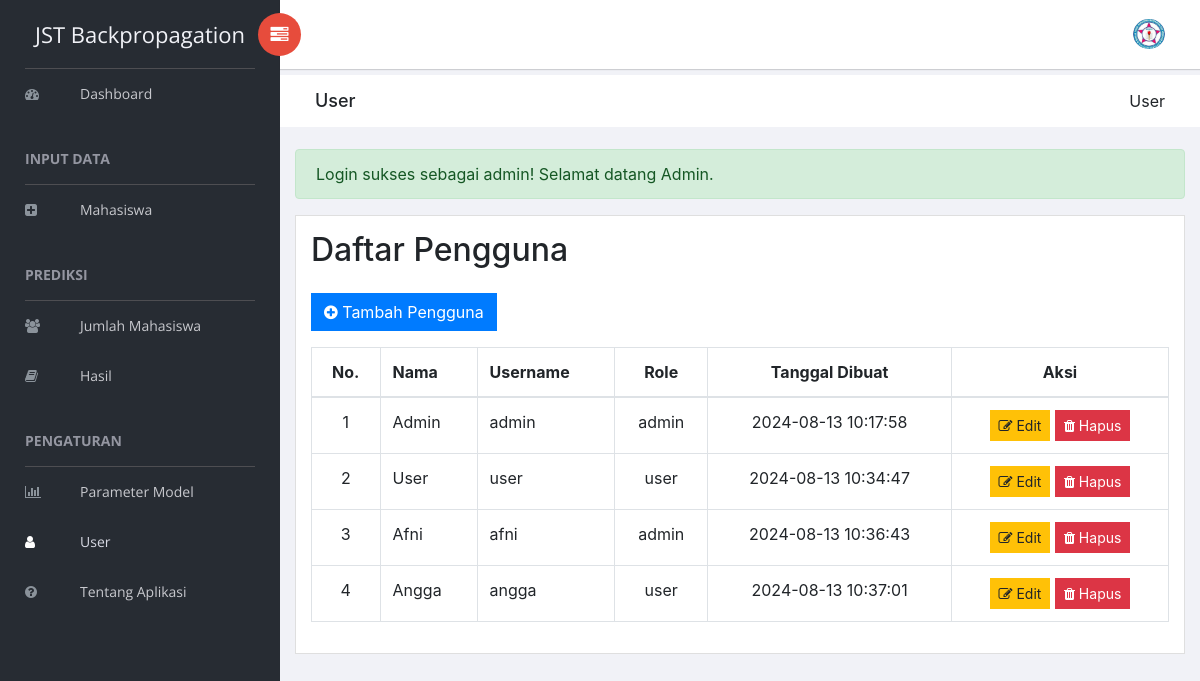
Screenshot of /user.php (signed in) with the database file from the repository.
### tables this page shows
CREATE TABLE `users` (
  `id` int(11) NOT NULL,
  `nama` varchar(255) NOT NULL,
  `username` varchar(255) NOT NULL,
  `password` varchar(255) NOT NULL,
  `role` varchar(50) NOT NULL,
  `created_at` timestamp NOT NULL DEFAULT current_timestamp()
);

### user.php (the view, shortened to what this page needs)
<?php
require 'dbKoneksi.php';
$sql = "SELECT * FROM users";
$result = $conn->query($sql);
?>
<!doctype html>
<html class="no-js" lang="en">
<head>
    <link rel="stylesheet" href="vendors/bootstrap/dist/css/bootstrap.min.css">
    <link rel="stylesheet" href="vendors/font-awesome/css/font-awesome.min.css">
    <link rel="stylesheet" href="vendors/themify-icons/css/themify-icons.css">
    <link rel="stylesheet" href="vendors/flag-icon-css/css/flag-icon.min.css">
    <link rel="stylesheet" href="vendors/selectFX/css/cs-skin-elastic.css">
    <link rel="stylesheet" href="vendors/datatables.net-bs4/css/dataTables.bootstrap4.min.css">
    <link rel="stylesheet" href="vendors/datatables.net-buttons-bs4/css/buttons.bootstrap4.min.css">
    <link rel="stylesheet" href="assets/css/style.css">
</head>
<body>
    <?php include 'sidebar.php'; ?>
    <div id="right-panel" class="right-panel">
        <?php include 'header.php'; ?>
        <div class="breadcrumbs">
            <div class="col-sm-4">
                <div class="page-header float-left">
                    <div class="page-title">
                        <h1>User</h1>
                    </div>
                </div>
            </div>
            <div class="col-sm-8">
                <div class="page-header float-right">
                    <div class="page-title">
                        <ol class="breadcrumb text-right">
                            <li class="active">User</li>
                        </ol>
                    </div>
                </div>
            </div>
        </div>
        <div class="content mt-3">
            <div class="row">
                <div class="col-lg-12">
                    <?php if (isset($_SESSION['success'])) : ?>
                        <div class="alert alert-success" role="alert">
                            <?php
                            echo $_SESSION['success'];
                            ?>
                        </div>
                    <?php endif; ?>
                </div>
                <div class="col-lg-12">
                    <div class="card">
                        <div class="card-body">
                            <h2 class="mb-4">Daftar Pengguna</h2>
                            <a href="tambahUser.php" class="btn btn-primary mb-3"><i class="fa fa-plus-circle"></i> Tambah Pengguna</a>
                            <div class="table-responsive">
                                <table class="table table-bordered">
                                    <thead>
                                        <tr>
                                            <th class="text-center">No.</th>
                                            <th>Nama</th>
                                            <th>Username</th>
                                            <th class="text-center">Role</th>
                                            <th class="text-center">Tanggal Dibuat</th>
                                            <th class="text-center">Aksi</th>
                                        </tr>
                                    </thead>
                                    <tbody>
                                        <?php if ($result->num_rows > 0): ?>
                                            <?php $no = 1; ?>
                                            <?php while ($row = $result->fetch_assoc()): ?>
                                                <tr>
                                                    <td class="text-center"><?= $no++ ?></td>
                                                    <td><?= $row['nama'] ?></td>
                                                    <td><?= $row['username'] ?></td>
                                                    <td class="text-center"><?= $row['role'] ?></td>
                                                    <td class="text-center"><?= $row['created_at'] ?></td>
                                                    <td class="text-center">
                                                        <a href="editUser.php?id=<?= $row['id'] ?>" class="btn btn-warning btn-sm"><i class="fa fa-edit"></i> Edit</a>
                                                        <a href="deleteUser.php?id=<?= $row['id'] ?>" class="btn btn-danger btn-sm" onclick="return confirm('Yakin ingin menghapus pengguna ini?')"><i class="fa fa-trash"></i> Hapus</a>
                                                    </td>
                                                </tr>
                                            <?php endwhile; ?>
                                        <?php else: ?>
                                            <tr>
                                                <td colspan='6' class='text-center'>Tidak ada data</td>
                                            </tr>
                                        <?php endif; ?>
                                    </tbody>
                                </table>
                            </div>
                        </div>
                    </div>
                </div>
            </div>
        </div>
    </div>
</body>
</html>

### sidebar.php (shortened to what this page needs)
<?php
$current_page = basename($_SERVER['PHP_SELF']);
$role = isset($_SESSION['role']) ? $_SESSION['role'] : 'user';
?>
<aside id="left-panel" class="left-panel">
    <nav class="navbar navbar-expand-sm navbar-default">
        <div class="navbar-header">
            <a class="navbar-brand" href="dashboard.php">JST Backpropagation</a>
        </div>
        <div id="main-menu" class="main-menu collapse navbar-collapse">
            <ul class="nav navbar-nav">
                <li class="<?php echo $current_page == 'dashboard.php' ? 'active' : ''; ?>">
                    <a href="dashboard.php"> <i class="menu-icon fa fa-dashboard"></i>Dashboard</a>
                </li>
                <?php if ($role == 'admin') : ?>
                    <h3 class="menu-title">Input Data</h3>
                    <li class="<?php echo $current_page == 'tambahMahasiswa.php' ? 'active' : ''; ?>">
                        <a href="tambahMahasiswa.php"> <i class="menu-icon fa fa-plus-square"></i>Mahasiswa</a>
                    </li>
                <?php endif; ?>
                <h3 class="menu-title">Prediksi</h3>
                <li class="<?php echo $current_page == 'prediksiMahasiswa.php' ? 'active' : ''; ?>">
                    <a href="prediksiMahasiswa.php"> <i class="menu-icon fa fa-users"></i>Jumlah Mahasiswa</a>
                </li>
                <?php if ($role == 'admin') : ?>
                    <li class="<?php echo $current_page == 'laporan.php' ? 'active' : ''; ?>">
                        <a href="laporan.php"> <i class="menu-icon fa fa-book"></i>Hasil</a>
                    </li>
                <?php endif; ?>
                <?php if ($role == 'admin') : ?>
                <h3 class="menu-title">Pengaturan</h3>
                    <li class="<?php echo $current_page == 'parameterModel.php' ? 'active' : ''; ?>">
                        <a href="parameterModel.php"> <i class="menu-icon fa fa-bar-chart"></i>Parameter Model</a>
                    </li>
                    <li class="<?php echo $current_page == 'user.php' ? 'active' : ''; ?>">
                        <a href="user.php"> <i class="menu-icon fa fa-user"></i>User</a>
                    </li>
                <?php endif; ?>
                <li class="<?php echo $current_page == 'tentang.php' ? 'active' : ''; ?>">
                    <a href="tentang.php"> <i class="menu-icon fa fa-question-circle"></i>Tentang Aplikasi</a>
                </li>
            </ul>
        </div>
    </nav>
</aside>

### header.php (shortened to what this page needs)
<header id="header" class="header">
    <div class="header-menu">
        <div class="col-sm-7">
            <a id="menuToggle" class="menutoggle pull-left"><i class="fa fa fa-tasks"></i></a>
        </div>
        <div class="col-sm-5">
            <div class="user-area dropdown float-right">
                <a href="#" class="dropdown-toggle" data-toggle="dropdown" aria-haspopup="true" aria-expanded="false">
                    <img class="user-avatar rounded-circle" src="images/admin.jpg" alt="User Avatar">
                </a>
            </div>
        </div>
    </div>
</header>

### header.php (style rules this page uses)
.user-area .dropdown-toggle { position: relative; display: inline-block; }
.user-area .dropdown-toggle .user-avatar { transition: transform 0.3s ease, box-shadow 0.3s ease; }

### rows the page displays
users: nama "Admin", username "admin", role "admin", created_at "2024-08-13 10:17:58"
users: nama "User", username "user", role "user", created_at "2024-08-13 10:34:47"
users: nama "Afni", username "afni", role "admin", created_at "2024-08-13 10:36:43"
users: nama "Angga", username "angga", role "user", created_at "2024-08-13 10:37:01"

### other values shown
$_SESSION['success'] "Login sukses sebagai admin! Selamat datang Admin."
